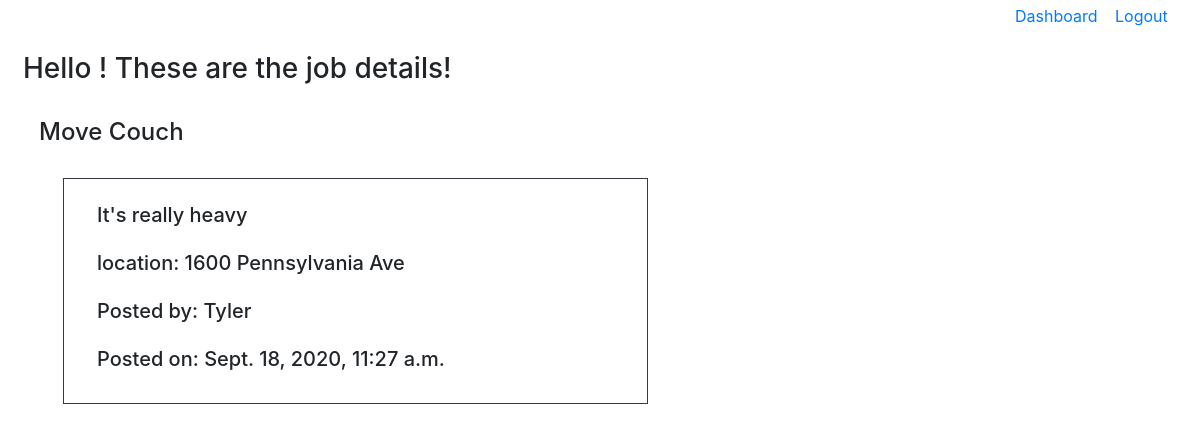
Screenshot of /jobs/1 with the database file from the repository.
### examApp/models.py (models this page shows)
class Job(models.Model):
    posted_by=models.ForeignKey(User, related_name='posted_by', on_delete=models.CASCADE)
    title=models.CharField(max_length=50)
    desc=models.TextField()
    location=models.CharField(max_length=255)
    category=models.CharField(max_length=255)
    created_at=models.DateTimeField(auto_now_add=True)
    updated_at=models.DateTimeField(auto_now=True)
    objects=UserManager()

class User(models.Model):
    first_name=models.CharField(max_length=50)
    last_name=models.CharField(max_length=50)
    email=models.CharField(max_length=50)
    password=models.CharField(max_length=50)
    created_at=models.DateTimeField(auto_now_add=True)
    updated_at=models.DateTimeField(auto_now=True)
    objects=UserManager()

### dashboardApp/views.py (the view)
# urls.py: path('jobs/<int:id>', views.job_info),
def job_info(request, id):
    context={
        'Job':Job.objects.get(id=id),
        'UserJob':UserJob.objects.filter(job_id=id)
    }
    return render(request, 'job_info.html', context)

### dashboardApp/templates/job_info.html (shortened to what this page needs)
<!DOCTYPE html>
<html lang="en">
<head>
    <link rel="stylesheet" href="https://stackpath.bootstrapcdn.com/bootstrap/4.5.2/css/bootstrap.min.css">
</head>
<body>
    <div class="container-fluid">
        <div class="row mt-1">
            <div class="col-10"></div>
            <div class="col-1"><a href="/dashboard">Dashboard</a></div>
            <div class="col-1"><a href="/logout">Logout</a></div>
        </div>
        <div class="row ml-2 mt-4"><h3>Hello {{request.session.first_name}}! These are the job details!</h3></div>
        <div class="row mt-4 ml-4"><h4>{{Job.title}}</h4></div>
        <div class="col-6 mt-4 ml-5 border border-dark py-4 px-5">
            <div class="row mb-3"><h5>{{Job.desc}}</h5></div>
            <div class="row mb-3"><h5>location: {{Job.location}}</h5></div>
            <div class="row mb-3"><h5>Posted by: {{Job.posted_by.first_name}}</h5></div>
            <div class="row"><h5>Posted on: {{Job.created_at}}</h5></div>
        </div>
    </div>
</body>
</html>

### rows the page displays
Job: title "Move Couch", desc "It's really heavy", location "1600 Pennsylvania Ave", posted_by.first_name "Tyler", created_at "Sept. 18, 2020, 11:27 a.m."
